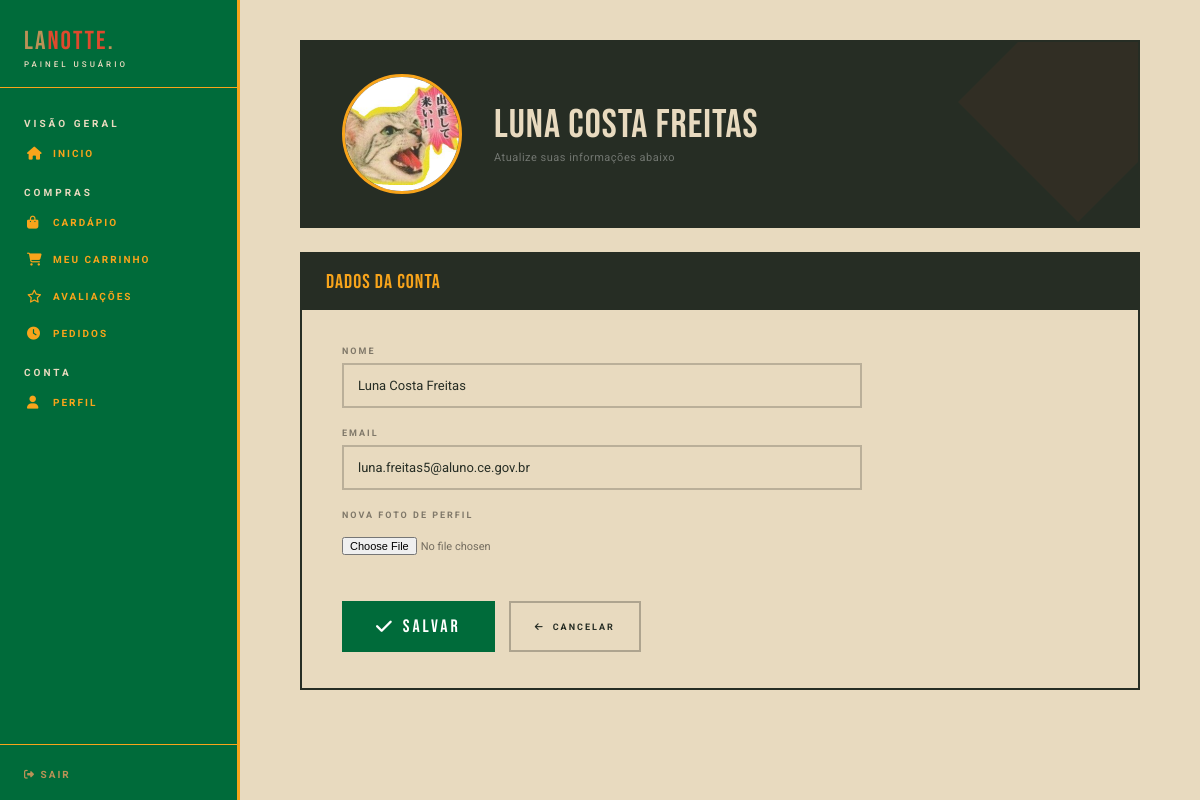
The app's page /public/usuario/perfil/editarU.php?id=6 (signed in) with its own data.
### tables this page shows
CREATE TABLE `users` (
  `img_user` blob NOT NULL,
  `id` int(110) NOT NULL,
  `nome` varchar(155) NOT NULL,
  `email` varchar(155) NOT NULL,
  `senha` varchar(155) NOT NULL,
  `nivel` int(11) NOT NULL
);

### public/usuario/perfil/editarU.php (the view, shortened to what this page needs)
<?php
require_once '../../../config/conn.php';
$id = $_SESSION['user_id'];
$stmt = $pdo->prepare("SELECT * FROM users WHERE id = :id");
$stmt->bindValue(':id', $id);
$stmt->execute();
$user = $stmt->fetch(PDO::FETCH_ASSOC);
$imagemAtual = !empty($user['img_user']) ? $user['img_user'] : 'semfoto.jpg';
?>
<!DOCTYPE html>
<html lang="pt-br">
<head>
    <link rel="stylesheet" href="https://cdnjs.cloudflare.com/ajax/libs/font-awesome/6.5.0/css/all.min.css">
    <link rel="stylesheet" href="/assets/style.css">
</head>
<body class="user">
<?php include '../../includes/nav_user.php'; ?>
<div class="editar-page">
    <div class="editar-card-topo">
        <img src="/public/images/<?= $imagemAtual ?>"alt="Foto de perfil" class="perfil-avatar">
        <div class="editar-topo-info">
            <div class="editar-topo-nome"><?= $user['nome'] ?></div>
            <div class="editar-topo-sub">Atualize suas informações abaixo</div>
        </div>
    </div>
    <div class="editar-card-form">
        <div class="editar-form-topo">
            <span class="editar-form-titulo">Dados da Conta</span>
        </div>
        <form method="post"
            action="/public/usuario/perfil/editarU.php?id=<?= urlencode($id) ?>"
            enctype="multipart/form-data"
            class="editar-form" id="editar-form-id"
        >
            <div class="editar-campo">
                <label for="nome">Nome</label>
                <input
                    type="text"
                    id="nome"
                    name="nome"
                    value="<?= $user['nome'] ?>"
                    required
                >
            </div>
            <div class="editar-campo">
                <label for="email">Email</label>
                <input
                    type="email"
                    id="email"
                    name="email"
                    value="<?= $user['email'] ?>"
                    required
                >
            </div>
            <div class="editar-campo">
                <label for="imagem">Nova foto de perfil</label>
                <input type="file" id="imagem" name="imagem" accept="image/*">
            </div>
        </form>
        <div class="editar-acoes">
            <button type="submit" name="submit" form="editar-form-id" class="btn-salvar">
                <i class="fa-solid fa-check"></i> Salvar
            </button>
            <a href="/public/usuario/perfil/perfilU.php" class="btn-voltar-perfil">
                <i class="fa-solid fa-arrow-left"></i> Cancelar
            </a>
        </div>
    </div>
</div>
</body>
</html>

### assets/style.css (style rules this page uses)
* { margin: 0; padding: 0; box-sizing: border-box; }
:root { --creme: #e8dabf; --preto: #262d24; --vermelho: #de4a2d; --verde: #006B3A; --amarelo: #f8a41b; --azul: #17529f; --marrom: #bb9257; }
html { scroll-behavior: smooth; }
body { font-family: 'Roboto', sans-serif; background: var(--creme); color: var(--preto); }
.user { margin-left: 240px; }
.perfil-avatar { width: 120px; height: 120px; object-fit: cover; border: 3px solid var(--amarelo); display: block; position: relative; z-index: 1; border-radius: 50%; }
.editar-page { min-height: calc(100vh - 70px); padding: 40px 60px 60px; display: flex; flex-direction: column; gap: 24px; }
.editar-card-topo { display: grid; grid-template-columns: auto 1fr; align-items: center; gap: 32px; background: var(--preto); border: 2px solid var(--preto); padding: 32px 40px; position: relative; overflow: hidden; }
.editar-card-topo::before { content: ''; position: absolute; right: -60px; top: -60px; width: 240px; height: 240px; background: var(--vermelho); clip-path: polygon(50% 0%, 100% 50%, 50% 100%, 0% 50%); opacity: .06; pointer-events: none; }
.editar-topo-info { position: relative; z-index: 1; }
.editar-topo-nome { font-family: 'Bebas Neue', sans-serif; font-size: 40px; letter-spacing: 1px; color: var(--creme); line-height: 1; }
.editar-topo-sub { font-size: 11px; color: rgba(255, 255, 255, .35); margin-top: 6px; letter-spacing: .5px; }
.editar-card-form { border: 2px solid var(--preto); overflow: hidden; }
.editar-form-topo { padding: 16px 24px; background: var(--preto); }
.editar-form-titulo { font-family: 'Bebas Neue', sans-serif; font-size: 20px; letter-spacing: 1px; color: var(--amarelo); }
.editar-form { padding: 36px 40px; display: flex; flex-direction: column; gap: 20px; max-width: 600px; }
.editar-campo { display: flex; flex-direction: column; gap: 7px; }
.editar-campo label { font-size: 9px; font-weight: 700; letter-spacing: 2px; text-transform: uppercase; color: rgba(0, 0, 0, .45); }
.editar-campo input[type="text"], .editar-campo input[type="email"] { width: 100%; padding: 13px 14px; background: transparent; border: 2px solid rgba(0, 0, 0, .2); color: var(--preto); font-family: 'Roboto', sans-serif; font-size: 13px; outline: none; transition: border-color 0.3s; border-radius: 0; }
.editar-campo input[type="file"] { font-family: 'Roboto', sans-serif; font-size: 11px; color: rgba(0, 0, 0, .5); padding: 10px 0; cursor: pointer; }
.editar-acoes { display: flex; gap: 14px; flex-wrap: wrap; padding: 0 40px 36px; }
.btn-salvar { padding: 13px 32px; background: var(--verde); color: #fff; border: 2px solid var(--verde); font-family: 'Bebas Neue', sans-serif; font-size: 18px; letter-spacing: 3px; cursor: pointer; transition: 0.3s; display: inline-flex; align-items: center; gap: 8px; }
.btn-voltar-perfil { padding: 13px 24px; background: transparent; color: var(--preto); border: 2px solid rgba(0, 0, 0, .25); font-family: 'Roboto', sans-serif; font-size: 9px; font-weight: 700; letter-spacing: 2px; text-transform: uppercase; text-decoration: none; display: inline-flex; align-items: center; gap: 8px; transition: 0.3s; }

### public/includes/nav_user.php (style rules this page uses)
:root { --creme: #e8dabf; --preto: #262d24; --vermelho: #de4a2d; --verde: #006B3A; --amarelo: #f8a41b; --azul: #17529f; --marrom: #bb9257; }

### records on screen
users: img_user (picture), nome "Luna Costa Freitas", email "luna.freitas5@aluno.ce.gov.br"
